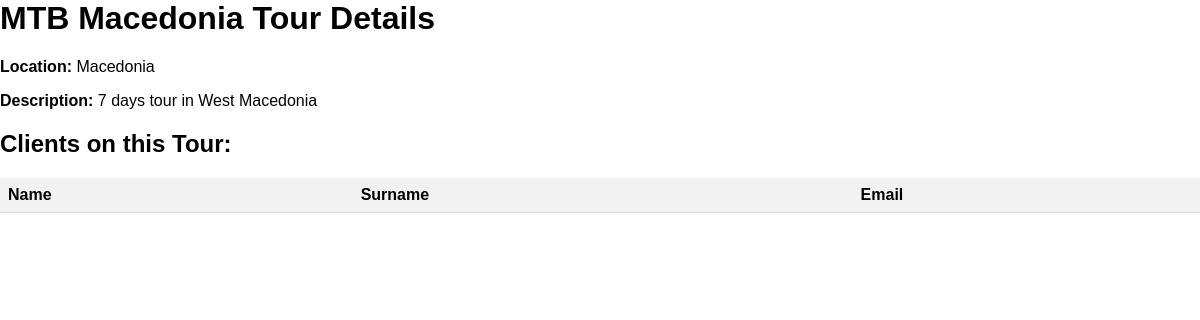
Screenshot of /tour_details/3 with the database file from the repository.
### models.py (models this page shows)
class Tour(Base):
    __tablename__ = 'tours' #nurodo, kad šis modelis yra susietas su "tours" lentelės struktūra duomenų bazėje.
    id = Column(Integer, primary_key=True) #nurodo, kad stulpelis yra pirminis raktas
    name = Column(String)
    description = Column(String)
    location = Column(String)
    bookings = relationship('Booking', back_populates='tour')#cia visur apsirašau atgalinį ryšį
    clients = relationship('Client', back_populates='tour')

### routes.py (the view)
@app.route('/tour_details/<int:tour_id>')
def tour_details(tour_id):
    session = Session()
    tour = session.query(Tour).get(tour_id) #u=klausa kad gau2iau tura pagal nurodyt1 ID
    clients = session.query(Client).filter_by(tour_id=tour_id).all() #vel uzklausa kad gauciau visus klientus priristus prie sito turo
    session.close()
    return render_template('tour_details.html', tour=tour, clients=clients) #pateikiami html turas ir klienaikaip kintamieji

### templates/tour_details.html (shortened to what this page needs)
<!DOCTYPE html>
<html lang="en">
<head>
    <link rel="stylesheet" href="{{ url_for('static', filename='css/styles.css') }}">
    <link rel="stylesheet" href="{{ url_for('static', filename='css/tour_details.css') }}">
</head>
<body>
    <h1>{{ tour.name }} Tour Details</h1>
    <p><strong>Location:</strong> {{ tour.location }}</p>
    <p><strong>Description:</strong> {{ tour.description }}</p>
    <h2>Clients on this Tour:</h2>
    <table>
        <tr>
            <th>Name</th>
            <th>Surname</th>
            <th>Email</th>
        </tr>
    </table>
</body>
</html>

### static/css/styles.css (style rules this page uses)
body { font-family: Arial, sans-serif; margin: 0; padding: 0; }

### static/css/tour_details.css (style rules this page uses)
table { width: 100%; border-collapse: collapse; margin-top: 20px; }
th, td { padding: 8px; text-align: left; border-bottom: 1px solid #ddd; }
th { background-color: #f2f2f2; }
h1 { margin-top: 0; }
h2 { margin-top: 20px; }

### rows the page displays
Tour: name "MTB Macedonia", location "Macedonia", description "7 days tour in West Macedonia"
